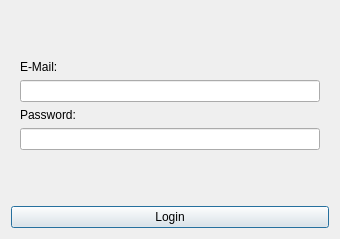
<?xml version="1.0" encoding="UTF-8"?>
<ui version="4.0">
 <class>Dialog</class>
 <widget class="QDialog" name="Dialog">
  <property name="geometry">
   <rect>
    <x>0</x>
    <y>0</y>
    <width>340</width>
    <height>239</height>
   </rect>
  </property>
  <property name="windowTitle">
   <string>Internet Archive Uploader Login</string>
  </property>
  <property name="windowIcon">
   <iconset resource="../../assets/assets.qrc">
    <normaloff>:/logos/Internet_Archive_Icon.jpg</normaloff>:/logos/Internet_Archive_Icon.jpg</iconset>
  </property>
  <layout class="QGridLayout" name="gridLayout">
   <item row="0" column="0" colspan="2">
    <widget class="QWidget" name="widget" native="true">
     <layout class="QGridLayout" name="gridLayout_2">
      <item row="4" column="0" colspan="2">
       <widget class="QLabel" name="lb_pass">
        <property name="text">
         <string>Password:</string>
        </property>
       </widget>
      </item>
      <item row="8" column="0" colspan="2">
       <spacer name="verticalSpacer_2">
        <property name="orientation">
         <enum>Qt::Orientation::Vertical</enum>
        </property>
        <property name="sizeHint" stdset="0">
         <size>
          <width>20</width>
          <height>40</height>
         </size>
        </property>
       </spacer>
      </item>
      <item row="2" column="0" colspan="2">
       <widget class="QLabel" name="lb_mail">
        <property name="text">
         <string>E-Mail:</string>
        </property>
       </widget>
      </item>
      <item row="7" column="0">
       <widget class="QLabel" name="lb_status">
        <property name="styleSheet">
         <string notr="true">color: rgb(255, 0, 0);</string>
        </property>
        <property name="text">
         <string/>
        </property>
       </widget>
      </item>
      <item row="1" column="0" colspan="2">
       <spacer name="verticalSpacer">
        <property name="orientation">
         <enum>Qt::Orientation::Vertical</enum>
        </property>
        <property name="sizeHint" stdset="0">
         <size>
          <width>20</width>
          <height>40</height>
         </size>
        </property>
       </spacer>
      </item>
      <item row="3" column="0" colspan="2">
       <widget class="QLineEdit" name="le_mail"/>
      </item>
      <item row="6" column="0" colspan="2">
       <widget class="QLineEdit" name="le_pass">
        <property name="echoMode">
         <enum>QLineEdit::EchoMode::Password</enum>
        </property>
        <property name="clearButtonEnabled">
         <bool>false</bool>
        </property>
       </widget>
      </item>
      <item row="0" column="0" colspan="2">
       <widget class="QLabel" name="lb_logo">
        <property name="text">
         <string/>
        </property>
       </widget>
      </item>
     </layout>
    </widget>
   </item>
   <item row="2" column="0" colspan="2">
    <widget class="QPushButton" name="pb_login">
     <property name="text">
      <string>Login</string>
     </property>
    </widget>
   </item>
  </layout>
 </widget>
 <resources>
  <include location="../../assets/assets.qrc"/>
 </resources>
 <connections/>
</ui>
